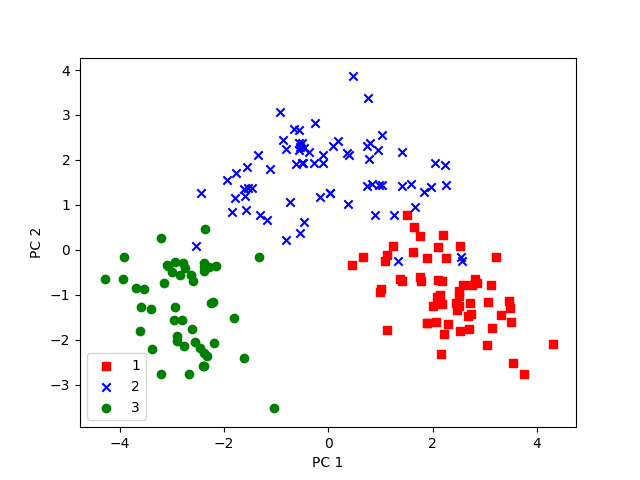

Write Python code to recreate this figure.
import pandas as pd
import numpy as np
import matplotlib.pyplot as plt 

# PCAをインポート
#---------------------------
from sklearn.decomposition import PCA
#---------------------------

df_wine = pd.read_csv("http://archive.ics.uci.edu/ml/machine-learning-databases/wine/wine.data", header=None)
X, y = df_wine.iloc[:, 1:].values, df_wine.iloc[:, 0].values
X = (X - X.mean(axis=0)) / X.std(axis=0)

# 主成分分析のインスタンスを生成。主成分数は2としてください。
pca = PCA(n_components=2)

# データから変換モデルを学習し、変換する。
X_pca = pca.fit_transform(X)

# 可視化
color = ["r","b","g"]
marker = ["s","x","o"]
for label, color, marker in zip(np.unique(y), color, marker):
    plt.scatter(X_pca[y==label, 0], X_pca[y==label, 1],c=color, marker=marker, label=label) 
plt.xlabel("PC 1")
plt.ylabel("PC 2")
plt.legend(loc="lower left")
plt.savefig('pca_sklearn.png')

print(X_pca) # 消さないでください。実行結果の確認に使います。
